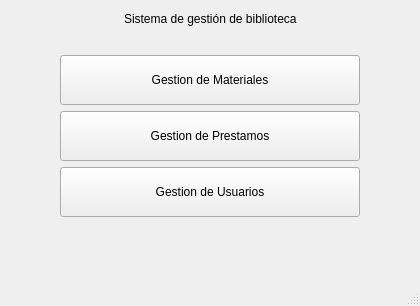
<?xml version="1.0" encoding="UTF-8"?>
<ui version="4.0">
 <class>MainWindow</class>
 <widget class="QMainWindow" name="MainWindow">
  <property name="geometry">
   <rect>
    <x>0</x>
    <y>0</y>
    <width>420</width>
    <height>306</height>
   </rect>
  </property>
  <property name="windowTitle">
   <string>Menu principal</string>
  </property>
  <widget class="QWidget" name="centralwidget">
   <layout class="QVBoxLayout" name="verticalLayout">
    <item>
     <layout class="QHBoxLayout" name="horizontalLayout">
      <item>
       <spacer name="horizontalSpacer">
        <property name="orientation">
         <enum>Qt::Orientation::Horizontal</enum>
        </property>
        <property name="sizeHint" stdset="0">
         <size>
          <width>40</width>
          <height>20</height>
         </size>
        </property>
       </spacer>
      </item>
      <item>
       <widget class="QLabel" name="label">
        <property name="sizePolicy">
         <sizepolicy hsizetype="Preferred" vsizetype="Fixed">
          <horstretch>0</horstretch>
          <verstretch>0</verstretch>
         </sizepolicy>
        </property>
        <property name="text">
         <string>Sistema de gestión de biblioteca</string>
        </property>
       </widget>
      </item>
      <item>
       <spacer name="horizontalSpacer_2">
        <property name="orientation">
         <enum>Qt::Orientation::Horizontal</enum>
        </property>
        <property name="sizeHint" stdset="0">
         <size>
          <width>40</width>
          <height>20</height>
         </size>
        </property>
       </spacer>
      </item>
     </layout>
    </item>
    <item>
     <spacer name="horizontalSpacer_9">
      <property name="orientation">
       <enum>Qt::Orientation::Horizontal</enum>
      </property>
      <property name="sizeHint" stdset="0">
       <size>
        <width>40</width>
        <height>20</height>
       </size>
      </property>
     </spacer>
    </item>
    <item>
     <layout class="QHBoxLayout" name="horizontalLayout_2">
      <item>
       <spacer name="horizontalSpacer_3">
        <property name="orientation">
         <enum>Qt::Orientation::Horizontal</enum>
        </property>
        <property name="sizeHint" stdset="0">
         <size>
          <width>40</width>
          <height>20</height>
         </size>
        </property>
       </spacer>
      </item>
      <item>
       <widget class="QPushButton" name="btnGestMateriales">
        <property name="sizePolicy">
         <sizepolicy hsizetype="Minimum" vsizetype="Fixed">
          <horstretch>0</horstretch>
          <verstretch>0</verstretch>
         </sizepolicy>
        </property>
        <property name="minimumSize">
         <size>
          <width>300</width>
          <height>50</height>
         </size>
        </property>
        <property name="text">
         <string>Gestion de Materiales</string>
        </property>
       </widget>
      </item>
      <item>
       <spacer name="horizontalSpacer_4">
        <property name="orientation">
         <enum>Qt::Orientation::Horizontal</enum>
        </property>
        <property name="sizeHint" stdset="0">
         <size>
          <width>40</width>
          <height>20</height>
         </size>
        </property>
       </spacer>
      </item>
     </layout>
    </item>
    <item>
     <layout class="QHBoxLayout" name="horizontalLayout_3">
      <item>
       <spacer name="horizontalSpacer_5">
        <property name="orientation">
         <enum>Qt::Orientation::Horizontal</enum>
        </property>
        <property name="sizeHint" stdset="0">
         <size>
          <width>40</width>
          <height>20</height>
         </size>
        </property>
       </spacer>
      </item>
      <item>
       <widget class="QPushButton" name="btnGestPrestamos">
        <property name="minimumSize">
         <size>
          <width>300</width>
          <height>50</height>
         </size>
        </property>
        <property name="text">
         <string>Gestion de Prestamos</string>
        </property>
       </widget>
      </item>
      <item>
       <spacer name="horizontalSpacer_6">
        <property name="orientation">
         <enum>Qt::Orientation::Horizontal</enum>
        </property>
        <property name="sizeHint" stdset="0">
         <size>
          <width>40</width>
          <height>20</height>
         </size>
        </property>
       </spacer>
      </item>
     </layout>
    </item>
    <item>
     <layout class="QHBoxLayout" name="horizontalLayout_4">
      <item>
       <spacer name="horizontalSpacer_7">
        <property name="orientation">
         <enum>Qt::Orientation::Horizontal</enum>
        </property>
        <property name="sizeHint" stdset="0">
         <size>
          <width>40</width>
          <height>20</height>
         </size>
        </property>
       </spacer>
      </item>
      <item>
       <widget class="QPushButton" name="btnGestUsuarios">
        <property name="minimumSize">
         <size>
          <width>300</width>
          <height>50</height>
         </size>
        </property>
        <property name="text">
         <string>Gestion de Usuarios</string>
        </property>
       </widget>
      </item>
      <item>
       <spacer name="horizontalSpacer_8">
        <property name="orientation">
         <enum>Qt::Orientation::Horizontal</enum>
        </property>
        <property name="sizeHint" stdset="0">
         <size>
          <width>40</width>
          <height>20</height>
         </size>
        </property>
       </spacer>
      </item>
     </layout>
    </item>
    <item>
     <spacer name="verticalSpacer">
      <property name="orientation">
       <enum>Qt::Orientation::Vertical</enum>
      </property>
      <property name="sizeHint" stdset="0">
       <size>
        <width>20</width>
        <height>40</height>
       </size>
      </property>
     </spacer>
    </item>
   </layout>
  </widget>
  <widget class="QMenuBar" name="menubar">
   <property name="geometry">
    <rect>
     <x>0</x>
     <y>0</y>
     <width>420</width>
     <height>26</height>
    </rect>
   </property>
  </widget>
  <widget class="QStatusBar" name="statusbar"/>
 </widget>
 <resources/>
 <connections/>
</ui>
